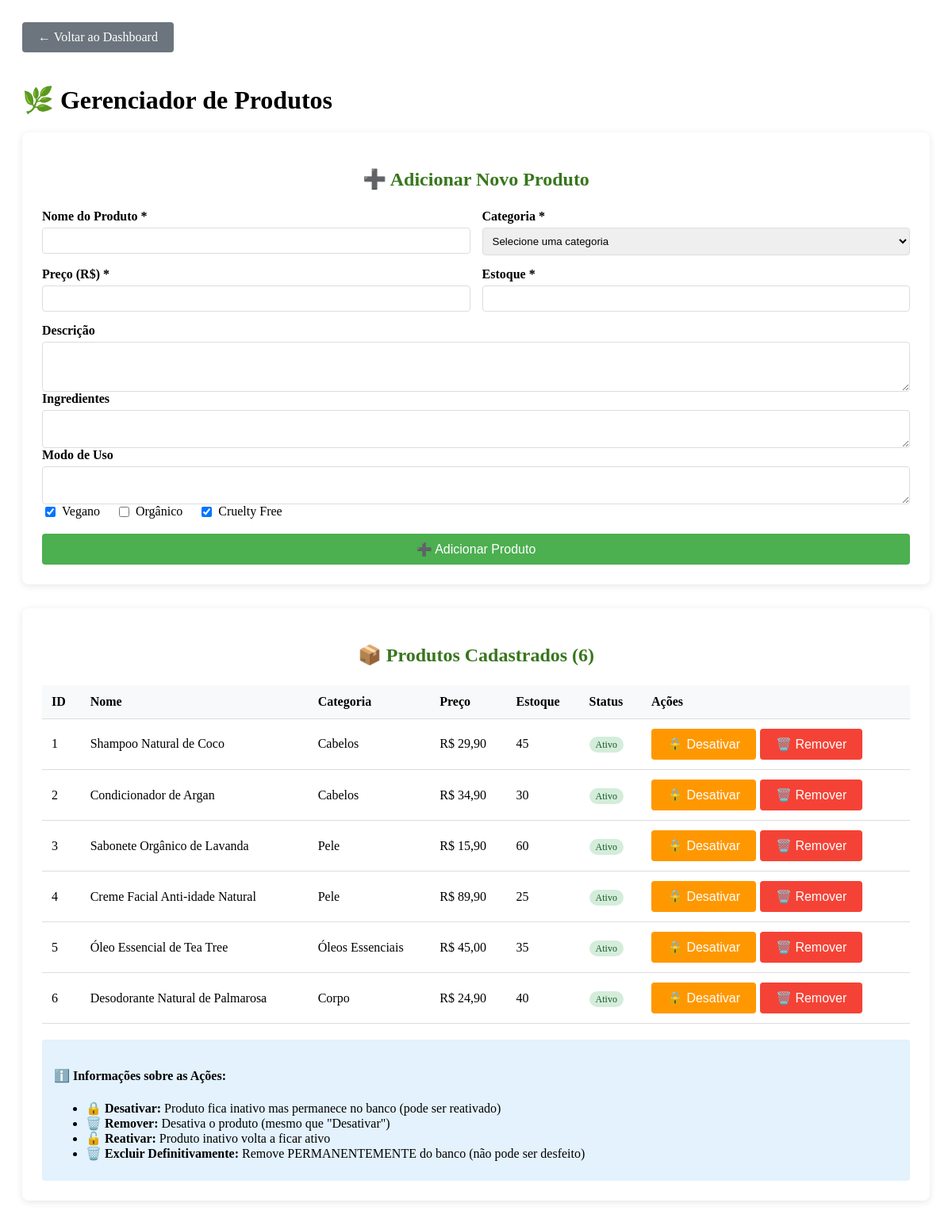
The page /admin/gerenciar_produtos.php (signed in) on the database its author committed.
### tables this page shows
CREATE TABLE produtos (
    id INT AUTO_INCREMENT,
    nome VARCHAR(200) NOT NULL,
    descricao TEXT NULL,
    preco DECIMAL(10,2) NOT NULL,
    preco_promocional DECIMAL(10,2) NULL,
    categoria_id INT NULL,
    estoque INT DEFAULT 0,
    peso DECIMAL(8,3) NULL COMMENT 'Peso em kg',
    dimensoes VARCHAR(50) NULL COMMENT 'Formato: LxAxP em cm',
    ingredientes TEXT NULL,
    modo_uso TEXT NULL,
    imagem VARCHAR(255) NULL,
    imagens_adicionais TEXT NULL COMMENT 'JSON de URLs de imagens extras',
    ativo TINYINT(1) DEFAULT 1,
    destaque TINYINT(1) DEFAULT 0,
    vegano TINYINT(1) DEFAULT 1,
    organico TINYINT(1) DEFAULT 0,
    cruelty_free TINYINT(1) DEFAULT 1,
    data_lancamento DATE NULL,
    created_at TIMESTAMP DEFAULT CURRENT_TIMESTAMP,
    updated_at TIMESTAMP DEFAULT CURRENT_TIMESTAMP ON UPDATE CURRENT_TIMESTAMP,
    
    PRIMARY KEY (id),
    KEY fk_produtos_categoria (categoria_id),
    KEY idx_produtos_ativo (ativo),
    KEY idx_produtos_destaque (destaque),
    KEY idx_produtos_preco (preco),
    
    CONSTRAINT fk_produtos_categoria_id FOREIGN KEY (categoria_id) REFERENCES categorias(id) ON DELETE SET NULL
);

CREATE TABLE categorias (
    id INT AUTO_INCREMENT,
    nome VARCHAR(100) NOT NULL,
    descricao TEXT NULL,
    ativo TINYINT(1) DEFAULT 1,
    created_at TIMESTAMP DEFAULT CURRENT_TIMESTAMP,
    updated_at TIMESTAMP DEFAULT CURRENT_TIMESTAMP ON UPDATE CURRENT_TIMESTAMP,
    
    PRIMARY KEY (id),
    KEY idx_categorias_ativo (ativo)
);

### admin/gerenciar_produtos.php (the view, shortened to what this page needs)
<?php
$conn = getDBConnection();
$produtos = [];
try {
    $stmt = $conn->query("
        SELECT p.*, c.nome as categoria_nome
        FROM produtos p
        LEFT JOIN categorias c ON p.categoria_id = c.id
        ORDER BY p.ativo DESC, p.created_at DESC
    ");
    $produtos = $stmt->fetchAll();
} catch (Exception $e) {
    $message = "❌ Erro ao carregar produtos: " . $e->getMessage();
}
?>
<!DOCTYPE html>
<html lang="pt-br">
<head>
    <link rel="stylesheet" href="../style.css">
</head>
<body>
    <div class="admin-container">
        <a href="dashboard.php" class="back-btn">← Voltar ao Dashboard</a>
        <h1>🌿 Gerenciador de Produtos</h1>
        <div class="form-section">
            <h2>➕ Adicionar Novo Produto</h2>
            <form method="POST">
                <div class="form-row">
                    <div class="form-group">
                        <label for="nome">Nome do Produto *</label>
                        <input type="text" id="nome" name="nome" required>
                    </div>
                    <div class="form-group">
                        <label for="categoria_id">Categoria *</label>
                        <select id="categoria_id" name="categoria_id" required>
                            <option value="">Selecione uma categoria</option>
                        </select>
                    </div>
                </div>
                <div class="form-row">
                    <div class="form-group">
                        <label for="preco">Preço (R$) *</label>
                        <input type="number" step="0.01" id="preco" name="preco" required>
                    </div>
                    <div class="form-group">
                        <label for="estoque">Estoque *</label>
                        <input type="number" id="estoque" name="estoque" required>
                    </div>
                </div>
                <div class="form-group">
                    <label for="descricao">Descrição</label>
                    <textarea id="descricao" name="descricao" rows="3"></textarea>
                </div>
                <div class="form-group">
                    <label for="ingredientes">Ingredientes</label>
                    <textarea id="ingredientes" name="ingredientes" rows="2"></textarea>
                </div>
                <div class="form-group">
                    <label for="modo_uso">Modo de Uso</label>
                    <textarea id="modo_uso" name="modo_uso" rows="2"></textarea>
                </div>
                <div class="checkbox-group">
                    <label><input type="checkbox" name="vegano" checked> Vegano</label>
                    <label><input type="checkbox" name="organico"> Orgânico</label>
                    <label><input type="checkbox" name="cruelty_free" checked> Cruelty Free</label>
                </div>
                <br>
                <button type="submit" class="btn btn-primary">➕ Adicionar Produto</button>
            </form>
        </div>
        <div class="form-section">
            <h2>📦 Produtos Cadastrados (<?php echo count($produtos); ?>)</h2>
            <?php if (count($produtos) > 0): ?>
                <table class="products-table">
                    <thead>
                        <tr>
                            <th>ID</th>
                            <th>Nome</th>
                            <th>Categoria</th>
                            <th>Preço</th>
                            <th>Estoque</th>
                            <th>Status</th>
                            <th>Ações</th>
                        </tr>
                    </thead>
                    <tbody>
                        <?php foreach ($produtos as $produto): ?>
                            <tr <?php echo !$produto['ativo'] ? 'class="produto-inativo"' : ''; ?>>
                                <td><?php echo $produto['id']; ?></td>
                                <td><?php echo htmlspecialchars($produto['nome']); ?></td>
                                <td><?php echo htmlspecialchars($produto['categoria_nome'] ?? 'Sem categoria'); ?></td>
                                <td>R$ <?php echo number_format($produto['preco'], 2, ',', '.'); ?></td>
                                <td><?php echo $produto['estoque']; ?></td>
                                <td>
                                    <span class="status-badge <?php echo $produto['ativo'] ? 'status-active' : 'status-inactive'; ?>">
                                        <?php echo $produto['ativo'] ? 'Ativo' : 'Inativo'; ?>
                                    </span>
                                </td>
                                <td class="product-actions">
                                    <?php if ($produto['ativo']): ?>
                                        <form method="POST" style="display: inline;">
                                            <button type="submit" class="btn btn-warning" onclick="return confirm('Desativar produto temporariamente?')">
                                                🔒 Desativar
                                            </button>
                                        </form>
                                        <form method="POST" style="display: inline;">
                                            <button type="submit" class="btn btn-danger" onclick="return confirm('Tem certeza que deseja REMOVER este produto?\nEsta ação irá desativá-lo!')">
                                                🗑️ Remover
                                            </button>
                                        </form>
                                    <?php endif; ?>
                                </td>
                            </tr>
                        <?php endforeach; ?>
                    </tbody>
                </table>
                <div style="margin-top: 20px; padding: 15px; background: #e3f2fd; border-radius: 4px;">
                    <h4>ℹ️ Informações sobre as Ações:</h4>
                    <ul style="margin: 10px 0;">
                        <li><strong>🔒 Desativar:</strong> Produto fica inativo mas permanece no banco (pode ser reativado)</li>
                        <li><strong>🗑️ Remover:</strong> Desativa o produto (mesmo que "Desativar")</li>
                        <li><strong>🔓 Reativar:</strong> Produto inativo volta a ficar ativo</li>
                        <li><strong>🗑️ Excluir Definitivamente:</strong> Remove PERMANENTEMENTE do banco (não pode ser desfeito)</li>
                    </ul>
                </div>
            <?php else: ?>
                <p>Nenhum produto cadastrado ainda.</p>
            <?php endif; ?>
        </div>
    </div>
</body>
</html>

### style.css (style rules this page uses)
h2 { text-align: center; color: #38761d; margin-bottom: 1.5rem; }
button { width: 100%; padding: 0.75rem; border: none; border-radius: 4px; background-color: #6aa84f; color: white; font-size: 1rem; cursor: pointer; transition: background-color 0.3s ease; }

### admin/gerenciar_produtos.php (style rules this page uses)
.admin-container { max-width: 1400px; margin: 0 auto; padding: 20px; }
.back-btn { display: inline-block; background: #6c757d; color: white; padding: 10px 20px; text-decoration: none; border-radius: 4px; margin-bottom: 20px; }
.form-section { background: white; padding: 25px; border-radius: 8px; box-shadow: 0 2px 10px rgba(0,0,0,0.1); margin-bottom: 30px; }
.form-row { display: grid; grid-template-columns: repeat(auto-fit, minmax(250px, 1fr)); gap: 15px; margin-bottom: 15px; }
.form-group { display: flex; flex-direction: column; }
.form-group label { font-weight: bold; margin-bottom: 5px; }
.form-group input, .form-group textarea, .form-group select { padding: 8px; border: 1px solid #ddd; border-radius: 4px; }
.checkbox-group { display: flex; gap: 20px; align-items: center; }
.checkbox-group label { display: flex; align-items: center; gap: 5px; }
.btn { padding: 10px 20px; border: none; border-radius: 4px; cursor: pointer; text-decoration: none; display: inline-block; }
.btn-primary { background: #4CAF50; color: white; }
.btn-danger { background: #f44336; color: white; }
.btn-warning { background: #ff9800; color: white; }
.products-table { width: 100%; border-collapse: collapse; margin-top: 20px; }
.products-table th, .products-table td { padding: 12px; text-align: left; border-bottom: 1px solid #ddd; }
.products-table th { background: #f8f9fa; font-weight: bold; }
.product-actions { display: flex; gap: 5px; flex-wrap: wrap; }
.status-badge { padding: 3px 8px; border-radius: 12px; font-size: 12px; }
.status-active { background: #d4edda; color: #155724; }

### rows shown on the page
produtos: id "1", nome "Shampoo Natural de Coco", categoria.nome "Cabelos", preco "29,90", estoque "45", ativo "Ativo"
produtos: id "2", nome "Condicionador de Argan", categoria.nome "Cabelos", preco "34,90", estoque "30", ativo "Ativo"
produtos: id "3", nome "Sabonete Orgânico de Lavanda", categoria.nome "Pele", preco "15,90", estoque "60", ativo "Ativo"
produtos: id "4", nome "Creme Facial Anti-idade Natural", categoria.nome "Pele", preco "89,90", estoque "25", ativo "Ativo"
produtos: id "5", nome "Óleo Essencial de Tea Tree", categoria.nome "Óleos Essenciais", preco "45,00", estoque "35", ativo "Ativo"
produtos: id "6", nome "Desodorante Natural de Palmarosa", categoria.nome "Corpo", preco "24,90", estoque "40", ativo "Ativo"

### other values the page prints
count($produtos) "6"
